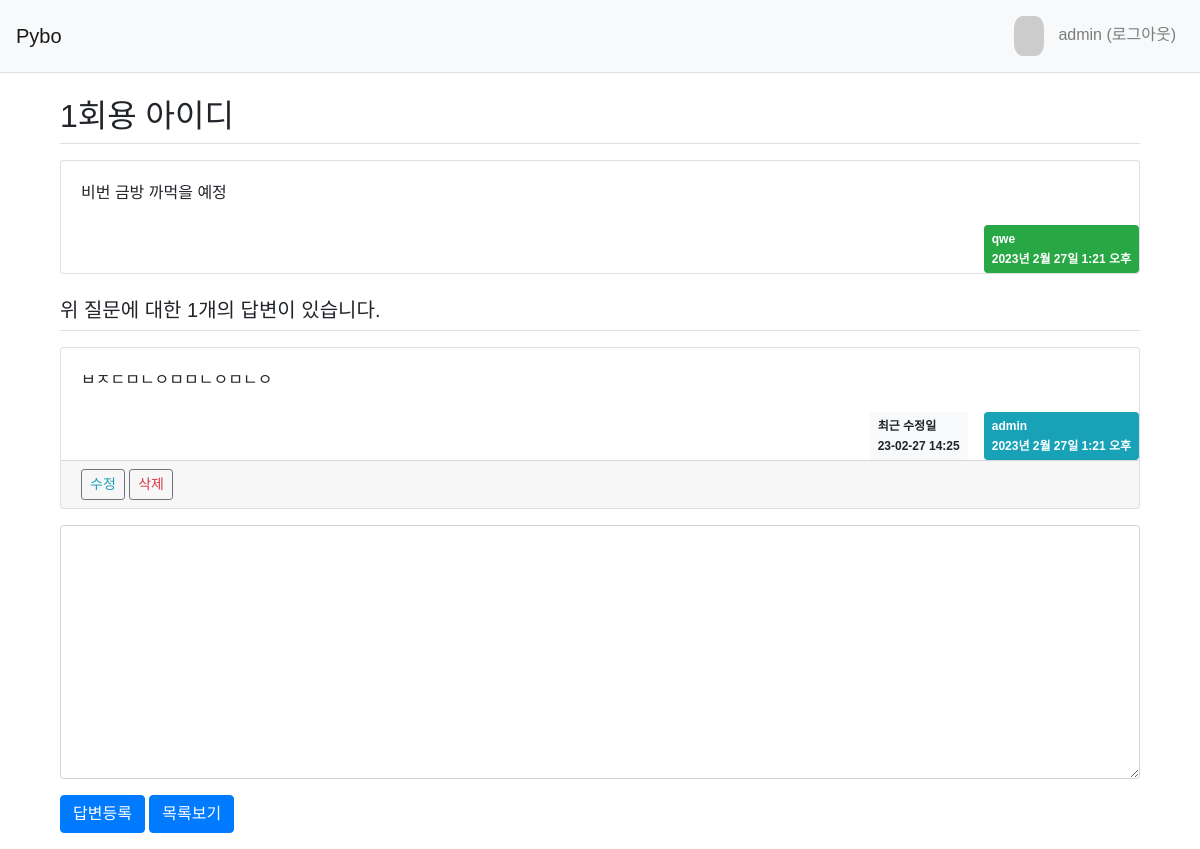
/pybo/321/ (signed in), run on an earlier commit of the app's database.
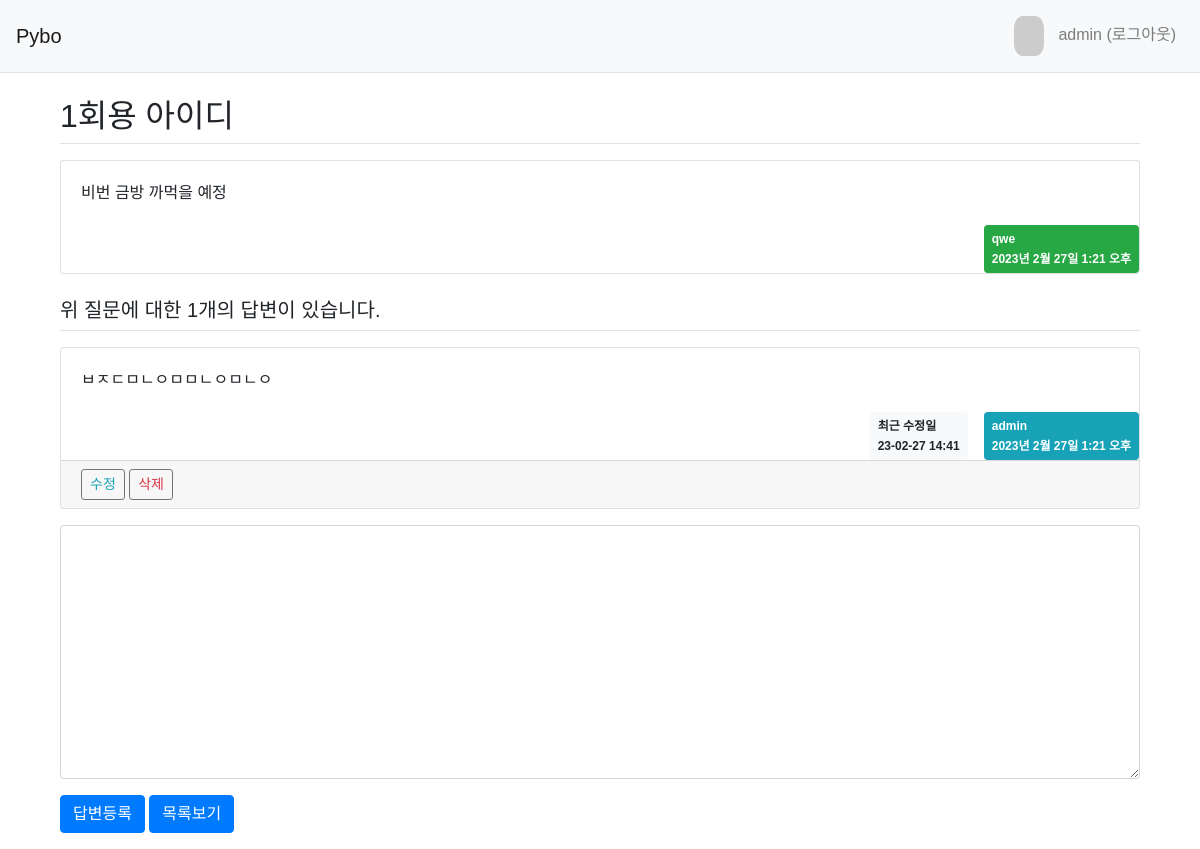
And on a later commit of the database.
### pybo/models.py (models this page shows, shortened)
class Answer(models.Model):
    question = models.ForeignKey(Question, on_delete=models.CASCADE) # 외래키 정의
    content = models.TextField('답변 내용')
    create_date = models.DateTimeField()
    author = models.ForeignKey(User, on_delete=models.CASCADE, null=True)
    modify_date = models.DateTimeField(null=True, blank=True)

### pybo/views.py (the view)
# urls.py: path('<int:question_id>/', views.detail),
def detail(request, question_id):
    question =  get_object_or_404(Question, pk=question_id)
    context = {'question' : question}
    return render(request, 'pybo/question_detail.html', context)

### templates/pybo/question_detail.html (shortened to what this page needs)
{% extends 'base.html' %}
{% block content %}
  {% load static %}
  <link rel="stylesheet" type="text/css" href="{% static 'style.css' %}"/>
  <link rel="stylesheet" type="text/css" href="{% static 'bootstrap.min.css' %}"/>
  <div class="container my-3">
    <h2 class="border-bottom py-2">{{ question.subject}}</h2>
    <div class="card my-3">
        <div class="card-body" style="white-space: pre-line;">{{question.content}}</div>
        <div class="d-flex justify-content-end">
          <div class="badge badge-success p-2 text-left">
            <div class="mb-2">{{ question.author.username }}</div>
            <div>{{question.create_date}}</div>
          </div>
        </div>
    </div>
    <h5 class="border-bottom my-3 py-2">위 질문에 대한
      {{ question.answer_set.count }}개의 답변이 있습니다.</h5>
    {% for answer in question.answer_set.all %}
      <div class="card my-3">
        <div class="card-body" style="white-space: pre-line;">{{answer.content}}</div>
        <div class="d-flex justify-content-end">
          {% if answer.modify_date %}
          <div class="badge badge-light p-2 text-left mx-3">
              <div class="mb-2">최근 수정일</div>
              <div>
                {{ answer.modify_date | date:'y-m-d H:i' }}
              </div>
          </div>
          {% endif %}
          <div class="badge badge-info p-2 text-left ">
            <div class="mb-2">{{ answer.author.username }}</div>
            <div>{{question.create_date}}</div>
          </div>
        </div>
        {% if request.user == answer.author %}
        <div class="card-footer py-2">
          <a href="{% url 'pybo:answer_modify' answer.id %}" class="btn btn-sm btn-outline-secondary text-info">수정</a>
          <a href="#" class="delete btn btn-sm btn-outline-secondary text-danger" text-danger data-uri="{% url 'pybo:answer_delete' answer.id %}">삭제</a>
          </div>
        {% endif %}
      </div>
    {% endfor %}
    <form action="{% url 'pybo:answer_create' question.id %}" method="post" class="my-3">
      <div class="form-group">
        <textarea {% if not user.is_authenticated %} disabled="disabled" {% endif %}
        name="content" id="content" class="form-control" rows="10"></textarea>
      </div>
      <input type="submit" value="답변등록" class="btn btn-primary">
      <button type="button" class="btn btn-primary" onclick="location.href='{% url 'pybo:index' %}'">목록보기
      </button>
    </form>
  </div>
{% endblock content %}

What changed in the data, as far as the page shows it:
changed Answer "ㅂㅈㄷㅁㄴㅇㅁㅁㄴㅇㅁㄴㅇ": modify_date "23-02-27 14:25" → "23-02-27 14:41"
